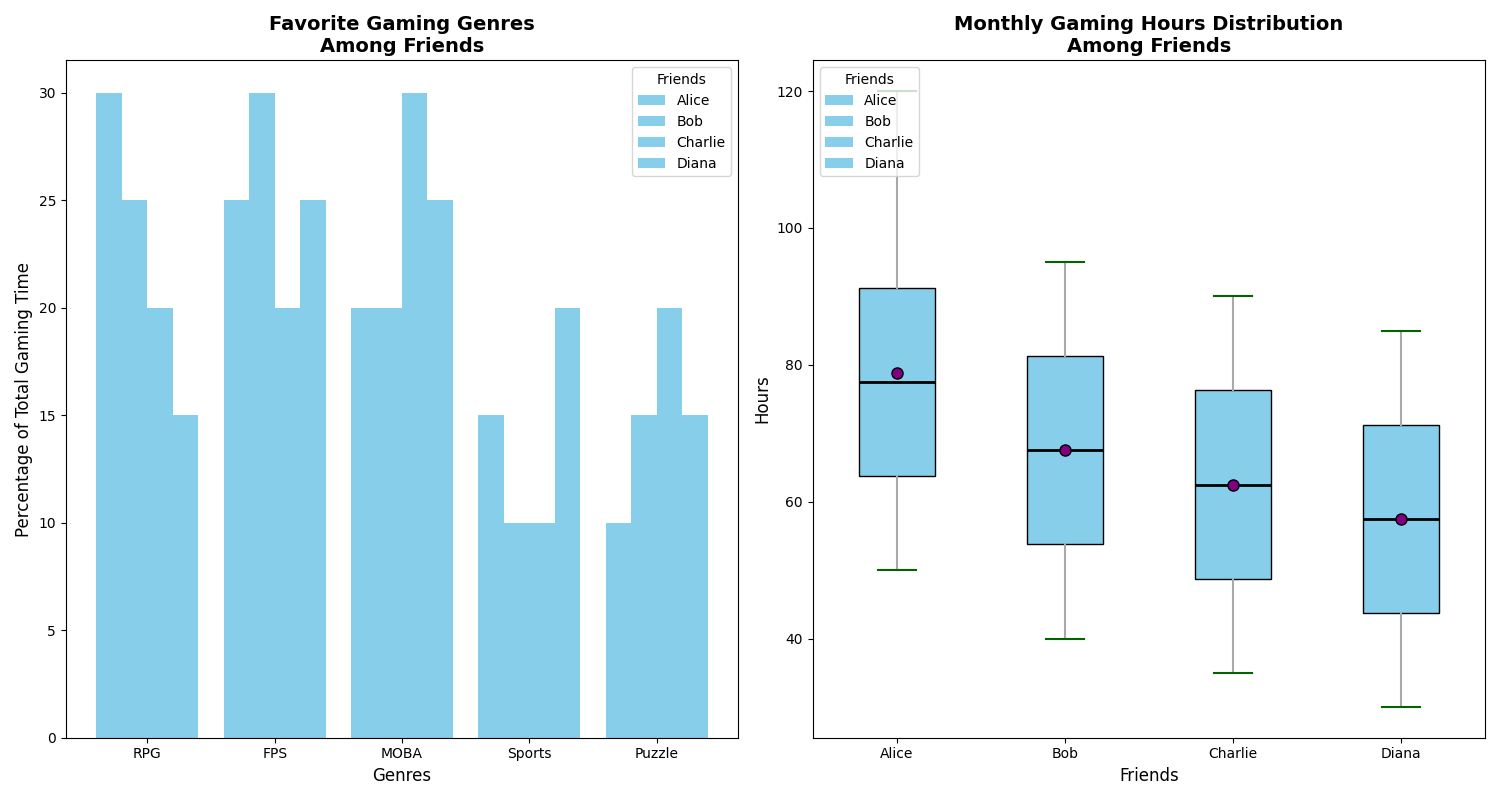

This chart was generated by the following Python code:
import matplotlib.pyplot as plt
import numpy as np
from matplotlib.patches import Patch

# Data collection for monthly gaming hours
friends = ['Alice', 'Bob', 'Charlie', 'Diana']

# Monthly gaming hours over the past year
alice_hours = [50, 60, 55, 70, 65, 80, 75, 90, 85, 100, 95, 120]
bob_hours = [40, 45, 50, 55, 60, 65, 70, 75, 80, 85, 90, 95]
charlie_hours = [35, 40, 45, 50, 55, 60, 65, 70, 75, 80, 85, 90]
diana_hours = [30, 35, 40, 45, 50, 55, 60, 65, 70, 75, 80, 85]

# Favorite gaming genres data
genres = ['RPG', 'FPS', 'MOBA', 'Sports', 'Puzzle']
alice_genres = [30, 25, 20, 15, 10]
bob_genres = [25, 30, 20, 10, 15]
charlie_genres = [20, 20, 30, 10, 20]
diana_genres = [15, 25, 25, 20, 15]

# Create figure and axes for subplots
fig, (ax1, ax2) = plt.subplots(1, 2, figsize=(15, 8))

# Single color for all groups
single_color = 'skyblue'

# Create grouped bar chart for favorite gaming genres
X = np.arange(len(genres))
bar_width = 0.2

ax1.bar(X, alice_genres, width=bar_width, label='Alice', color=single_color)
ax1.bar(X + bar_width, bob_genres, width=bar_width, label='Bob', color=single_color)
ax1.bar(X + 2 * bar_width, charlie_genres, width=bar_width, label='Charlie', color=single_color)
ax1.bar(X + 3 * bar_width, diana_genres, width=bar_width, label='Diana', color=single_color)

ax1.set_title("Favorite Gaming Genres\nAmong Friends", fontsize=14, fontweight='bold')
ax1.set_xlabel("Genres", fontsize=12)
ax1.set_ylabel("Percentage of Total Gaming Time", fontsize=12)
ax1.set_xticks(X + 1.5 * bar_width)
ax1.set_xticklabels(genres)
ax1.legend(title='Friends', fontsize=10)

# Create box plot for monthly gaming hours
data = [alice_hours, bob_hours, charlie_hours, diana_hours]
box = ax2.boxplot(data, vert=True, patch_artist=True, labels=friends, showmeans=True)

# Apply single color to the box plot
for patch in box['boxes']:
    patch.set_facecolor(single_color)
ax2.set_title("Monthly Gaming Hours Distribution\nAmong Friends", fontsize=14, fontweight='bold')
ax2.set_xlabel("Friends", fontsize=12)
ax2.set_ylabel("Hours", fontsize=12)

# Customizing whiskers, caps, medians, and means
plt.setp(box['whiskers'], color='darkgrey', linewidth=1.5)
plt.setp(box['caps'], color='darkgreen', linewidth=1.5)
plt.setp(box['medians'], color='black', linewidth=2)
plt.setp(box['means'], marker='o', markerfacecolor='purple', markeredgecolor='black', markersize=8)

# Adding a legend to box plot manually with a single color
legend_elements = [Patch(facecolor=single_color, label=friend) for friend in friends]
ax2.legend(handles=legend_elements, title='Friends', loc='upper left', fontsize=10)

# Automatically adjust the layout
plt.tight_layout()

# Display the plots
plt.show()
